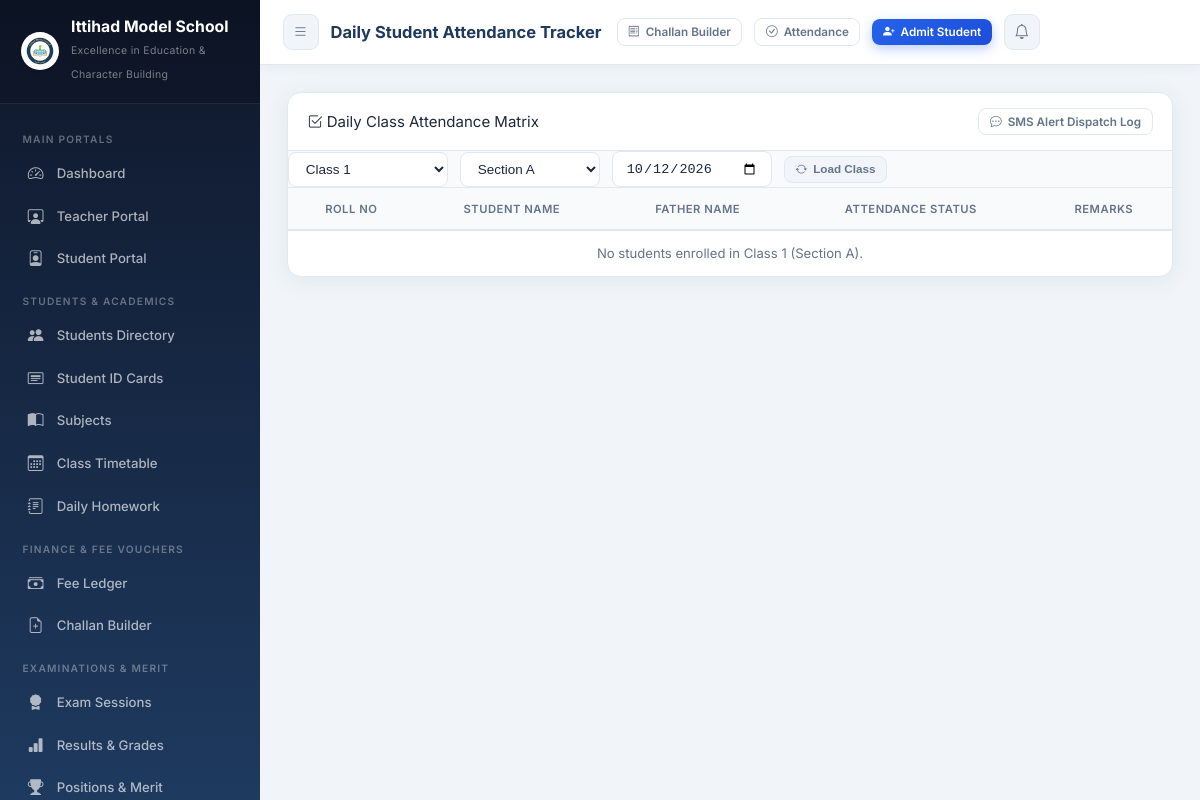
The app's page /attendance/students/ (signed in) with its own data.
### core/models.py (models this page shows, shortened)
class SchoolSetting(models.Model):
    school_name        = models.CharField(max_length=200, default='Ittihad Model School')
    tagline            = models.CharField(max_length=250, default='Excellence in Education & Character Building')
    registration_no    = models.CharField(max_length=100, default='REG-IMS-2026-987')
    address            = models.TextField(default='Sector H-9, Educational Complex, Capital City')
    contact_phone      = models.CharField(max_length=50, default='+92 51 9876543 / 0300-1234567')
    email              = models.EmailField(default='info@ittihadmodelschool.edu.pk')
    website            = models.URLField(default='https://ittihadmodelschool.edu.pk', blank=True)
    logo               = models.ImageField(upload_to='school_branding/', default='school_branding/logo.png', blank=True, null=True)
    bank_name          = models.CharField(max_length=100, default='National Allied Bank Ltd')
    bank_account_title = models.CharField(max_length=150, default='Ittihad Model School Trust')
    bank_account_no    = models.CharField(max_length=50, default='0123-4567890123')
    iban               = models.CharField(max_length=50, default='PK36NABL0000012345678901')
    bank_branch        = models.CharField(max_length=100, default='Main Campus Branch (Code: 0422)')
    currency_symbol    = models.CharField(max_length=10, default='PKR')
    late_fee_per_day   = models.DecimalField(max_digits=8, decimal_places=2, default=50.00)
    principal_name     = models.CharField(max_length=100, default='Prof. Dr. Sarah Jenkins')
    @classmethod
    def get_settings(cls):
        obj, _ = cls.objects.get_or_create(
            id=1,
            defaults={
                'school_name': 'Ittihad Model School',
                'tagline': 'Excellence in Education & Character Building',
                'logo': 'school_branding/logo.png',
            }
        )
        return obj

### core/views.py (the view, shortened to what this page needs)
# urls.py: path('attendance/students/',         views.student_attendance_view,  name='student_attendance'),
@login_required
def student_attendance_view(request):
    cls = request.GET.get('student_class', '1')
    sec = request.GET.get('section', 'A')
    att_date_str = request.GET.get('date', str(date.today()))
    att_date = datetime.strptime(att_date_str, '%Y-%m-%d').date()
    students = Student.objects.filter(student_class=cls, section=sec, is_active=True)
    existing = {a.student_id: a for a in StudentAttendance.objects.filter(date=att_date, student__in=students)}
    return render(request, 'core/student_attendance.html', {
        'students': students,
        'existing': existing,
        'selected_class': cls,
        'selected_section': sec,
        'selected_date': att_date_str,
        'classes': CLASS_CHOICES,
        'sections': SECTION_CHOICES,
        'status_choices': ['Present', 'Absent', 'Late', 'Leave', 'Half Day'],
    })

### core/context_processors.py (called while the page is built)
def school_settings_processor(request):
    try:
        setting = SchoolSetting.get_settings()
    except Exception:
        setting = None
    return {
        'school_setting': setting,
        'SCHOOL_NAME': setting.school_name if setting else 'Ittihad Model School',
    }

### templates/core/student_attendance.html (shortened to what this page needs)
{% extends "base.html" %}
{% load core_tags %}
{% block page_title %}Daily Student Attendance Tracker{% endblock %}
{% block content %}
<div class="card fade-in">
  <div class="card-header" style="display:flex; justify-content:space-between; align-items:center; flex-wrap:wrap; gap:12px;">
    <div class="card-title"><i class="bi bi-check2-square text-primary"></i> Daily Class Attendance Matrix</div>
    <a href="{% url 'sms_logs' %}" class="btn btn-outline btn-sm">
      <i class="bi bi-chat-dots"></i> SMS Alert Dispatch Log
    </a>
  </div>
  <div class="filter-toolbar p-3" style="background:#F8FAFC; border-bottom:1px solid #E2E8F0;">
    <form method="get" class="filter-form" style="display:flex; gap:12px; flex-wrap:wrap; align-items:center;">
      <select name="student_class" class="form-select form-select-sm" style="max-width:160px;">
        {% for c, c_lbl in classes %}
          <option value="{{ c }}" {% if selected_class == c %}selected{% endif %}>{{ c_lbl }}</option>
        {% endfor %}
      </select>
      <select name="section" class="form-select form-select-sm" style="max-width:140px;">
        {% for s, s_lbl in sections %}
          <option value="{{ s }}" {% if selected_section == s %}selected{% endif %}>{{ s_lbl }}</option>
        {% endfor %}
      </select>
      <input type="date" name="date" value="{{ selected_date }}" class="form-control form-control-sm" style="max-width:160px;">
      <button type="submit" class="btn btn-sm btn-secondary"><i class="bi bi-arrow-repeat"></i> Load Class</button>
    </form>
  </div>
  <div class="card-body p-0">
    <form method="post">
      <div class="table-responsive">
        <table class="table mb-0">
          <thead>
            <tr>
              <th>Roll No</th>
              <th>Student Name</th>
              <th>Father Name</th>
              <th>Attendance Status</th>
              <th>Remarks</th>
            </tr>
          </thead>
          <tbody>
            {% for s in students %}
              <tr>
                <td><strong>{{ s.roll_no }}</strong></td>
                <td>
                  <a href="{% url 'student_detail' s.pk %}" class="text-dark font-weight-bold">
                    {{ s.name }}
                  </a>
                </td>
                <td>{{ s.father_name }}</td>
                <td>
                  {% with rec=existing|dict_get:s.pk %}
                    <div style="display:flex; gap:12px; align-items:center;">
                      <label style="cursor:pointer; display:flex; align-items:center; gap:4px;">
                        <input type="radio" name="status_{{ s.pk }}" value="Present" {% if not rec or rec.status == 'Present' %}checked{% endif %}>
                        <span class="badge badge-success">Present</span>
                      </label>
                      <label style="cursor:pointer; display:flex; align-items:center; gap:4px;">
                        <input type="radio" name="status_{{ s.pk }}" value="Absent" {% if rec and rec.status == 'Absent' %}checked{% endif %}>
                        <span class="badge badge-danger">Absent (SMS)</span>
                      </label>
                      <label style="cursor:pointer; display:flex; align-items:center; gap:4px;">
                        <input type="radio" name="status_{{ s.pk }}" value="Late" {% if rec and rec.status == 'Late' %}checked{% endif %}>
                        <span class="badge badge-warning">Late</span>
                      </label>
                      <label style="cursor:pointer; display:flex; align-items:center; gap:4px;">
                        <input type="radio" name="status_{{ s.pk }}" value="Leave" {% if rec and rec.status == 'Leave' %}checked{% endif %}>
                        <span class="badge badge-info">Leave</span>
                      </label>
                    </div>
                  {% endwith %}
                </td>
                <td>
                  {% with rec=existing|dict_get:s.pk %}
                    <input type="text" name="remarks_{{ s.pk }}" value="{{ rec.remarks|default:'' }}" class="form-control form-control-sm" placeholder="Optional notes" style="max-width:200px;">
                  {% endwith %}
                </td>
              </tr>
            {% empty %}
              <tr>
                <td colspan="5" class="text-center py-4 text-muted">No students enrolled in Class {{ selected_class }} (Section {{ selected_section }}).</td>
              </tr>
            {% endfor %}
          </tbody>
        </table>
      </div>
    </form>
  </div>
</div>
{% endblock %}

### templates/base.html (shortened to what this page needs)
<!DOCTYPE html>
<html lang="en">
<head>
  {% load static %}
  <link rel="stylesheet" href="{% static 'css/style.css' %}">
  <link rel="stylesheet" href="https://cdn.jsdelivr.net/npm/bootstrap-icons@1.11.1/font/bootstrap-icons.css">
</head>
<body>
<aside class="sidebar" id="sidebar">
  <div class="sidebar-brand">
    <div class="brand-icon" style="display:flex; align-items:center; justify-content:center; background:none;">
      {% if school_setting.logo %}
        <img src="{{ school_setting.logo.url }}" alt="Logo" style="width:38px; height:38px; border-radius:50%; object-fit:contain; background:white; padding:1px; box-shadow:0 2px 6px rgba(0,0,0,0.15);">
      {% else %}
        <img src="{% static 'images/logo.png' %}" alt="Logo" style="width:38px; height:38px; border-radius:50%; object-fit:contain; background:white; padding:1px; box-shadow:0 2px 6px rgba(0,0,0,0.15);" onerror="this.outerHTML='🏫'">
      {% endif %}
    </div>
    <div class="brand-text">
      <h2 style="font-size:1.05rem; line-height:1.2;">{{ school_setting.school_name|default:"Ittihad Model School" }}</h2>
      <span style="font-size:0.7rem; letter-spacing:0.3px;">{{ school_setting.tagline|default:"Excellence in Education" }}</span>
    </div>
  </div>
  <nav class="sidebar-menu">
    <div class="menu-label">Main Portals</div>
    <div class="nav-item">
      <a href="{% url 'dashboard' %}" class="nav-link">
        <span class="nav-icon"><i class="bi bi-speedometer2"></i></span>
        Dashboard
      </a>
    </div>
    <div class="nav-item">
      <a href="{% url 'teacher_portal' %}" class="nav-link">
        <span class="nav-icon"><i class="bi bi-person-workspace"></i></span>
        Teacher Portal
      </a>
    </div>
    <div class="nav-item">
      <a href="{% url 'student_portal' %}" class="nav-link">
        <span class="nav-icon"><i class="bi bi-person-badge"></i></span>
        Student Portal
      </a>
    </div>
    <div class="menu-label">Students & Academics</div>
    <div class="nav-item">
      <a href="{% url 'student_list' %}" class="nav-link">
        <span class="nav-icon"><i class="bi bi-people-fill"></i></span>
        Students Directory
      </a>
    </div>
    <div class="nav-item">
      <a href="{% url 'student_id_cards_pdf' %}" target="_blank" class="nav-link">
        <span class="nav-icon"><i class="bi bi-card-heading"></i></span>
        Student ID Cards
      </a>
    </div>
    <div class="nav-item">
      <a href="{% url 'subject_list' %}" class="nav-link">
        <span class="nav-icon"><i class="bi bi-book-half"></i></span>
        Subjects
      </a>
    </div>
    <div class="nav-item">
      <a href="{% url 'timetable_list' %}" class="nav-link">
        <span class="nav-icon"><i class="bi bi-calendar3"></i></span>
        Class Timetable
      </a>
    </div>
    <div class="nav-item">
      <a href="{% url 'homework_list' %}" class="nav-link">
        <span class="nav-icon"><i class="bi bi-journal-text"></i></span>
        Daily Homework
      </a>
    </div>
    <div class="menu-label">Finance & Fee Vouchers</div>
    <div class="nav-item">
      <a href="{% url 'fee_list' %}" class="nav-link">
        <span class="nav-icon"><i class="bi bi-cash-stack"></i></span>
        Fee Ledger
      </a>
    </div>
    <div class="nav-item">
      <a href="{% url 'bulk_voucher_generate' %}" class="nav-link">
        <span class="nav-icon"><i class="bi bi-file-earmark-plus"></i></span>
        Challan Builder
      </a>
    </div>
    <div class="menu-label">Examinations & Merit</div>
    <div class="nav-item">
      <a href="{% url 'exam_list' %}" class="nav-link">
        <span class="nav-icon"><i class="bi bi-award-fill"></i></span>
        Exam Sessions
      </a>
    </div>
    <div class="nav-item">
      <a href="{% url 'result_list' %}" class="nav-link">
        <span class="nav-icon"><i class="bi bi-bar-chart-fill"></i></span>
        Results & Grades
      </a>
    </div>
    <div class="nav-item">
      <a href="{% url 'merit_list_view' %}" class="nav-link">
        <span class="nav-icon"><i class="bi bi-trophy-fill"></i></span>
        Positions & Merit
      </a>
    </div>
  </nav>
</aside>
<header class="topbar">
  <div style="display:flex; align-items:center; gap:12px;">
    <button class="btn-icon" id="menuToggle" aria-label="Toggle menu">
      <i class="bi bi-list"></i>
    </button>
    <div class="topbar-title">{% block page_title %}EduManage Dashboard{% endblock %}</div>
  </div>
  <div class="topbar-actions">
    <a href="{% url 'bulk_voucher_generate' %}" class="btn btn-outline btn-sm" title="Generate Monthly Vouchers">
      <i class="bi bi-receipt"></i> <span class="d-none-sm">Challan Builder</span>
    </a>
    <a href="{% url 'student_attendance' %}" class="btn btn-outline btn-sm" title="Mark Daily Attendance">
      <i class="bi bi-check-circle"></i> <span class="d-none-sm">Attendance</span>
    </a>
    <a href="{% url 'student_add' %}" class="btn btn-primary btn-sm" id="quickAddStudent">
      <i class="bi bi-person-plus-fill"></i> <span class="d-none-sm">Admit Student</span>
    </a>
    <a href="{% url 'notifications' %}" class="btn-icon" id="notifBtn" title="Notifications">
      <i class="bi bi-bell"></i>
    </a>
  </div>
</header>
<main class="main-content">
  <div class="page-body">
    {% block content %}{% endblock %}
  </div>
</main>
</body>
</html>

### records on screen
SchoolSetting: logo (picture), school_name "Ittihad Model School", tagline "Excellence in Education & Character Building"

### other values on screen
{{ selected_class }} "1"
{{ selected_section }} "A"
form field student_class "Class 1"
form field section "Section A"
